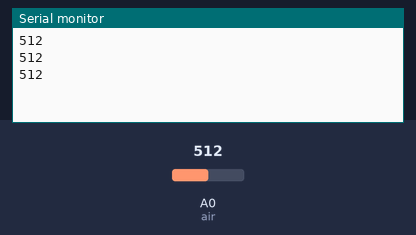
Recording of a sketch running on a simulated Arduino Uno, built with avr-gcc and run on an emulated ATmega328P. Shown: the last lines printed to the serial monitor. The inputs (shaded band) are chosen by the test bench; at power-on: A0 (air) = 512.

Above: at 1.3 s.
1.4 s: A0 (air) set to 716
At 1.9 s:
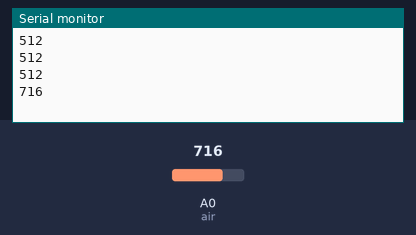
2.9 s: A0 (air) set to 900
At 3.4 s:
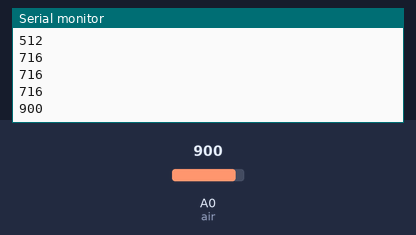
Timing chart, 0 to 5.9 s (numbered marks = the images above; inputs shaded):
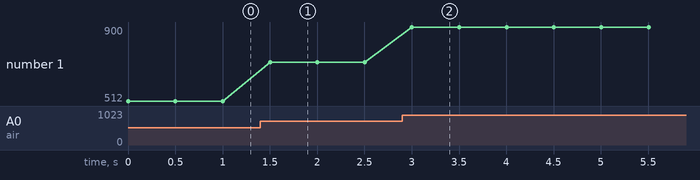

Measured:
- after the input at 1.4 s, the serial monitor: prints a new line after 0.10 s (image 1)
- after the input at 2.9 s, the serial monitor: prints a new line after 0.10 s (image 2)
- plotted number 1: 512 → 716 after the input at 1.4 s, 716 → 900 after the input at 2.9 s

The sketch:

SENSOR_RAINDROP.ino
```cpp
int air = A0;
const int bawah = 0;
const int atas = 1024;

void setup(){
  pinMode(air,INPUT);
  Serial.begin(9600);
}

void loop(){
  int data_air = analogRead(air);
  int range = map(data_air, bawah, atas, 0, 3);
  Serial.println(data_air);
  delay(500);
}
```
